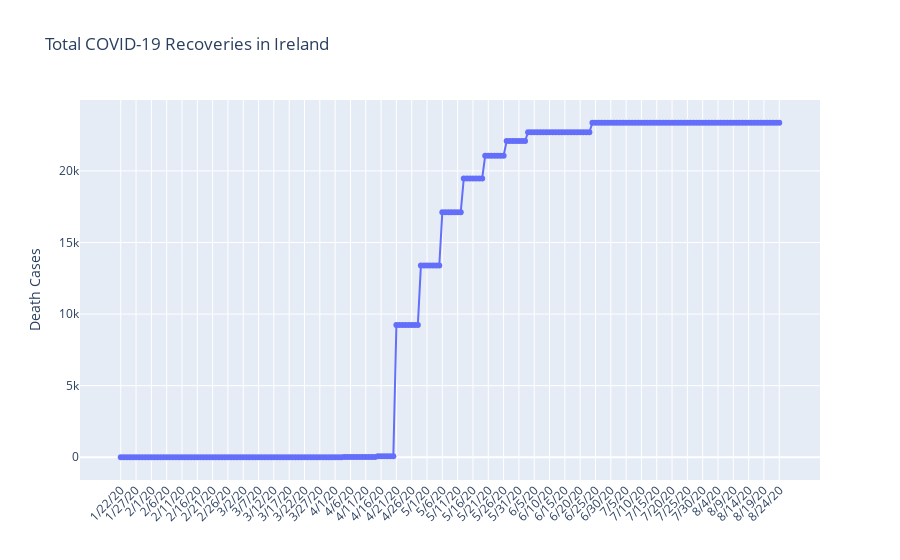

The notebook cell saved with this chart:
### Code cell
##Visualizing total recovered COVID-19 cases in Ireland

figure3 = go.Figure(data=go.Scatter(x=recovered_ireland_summary.index, y = recovered_ireland_summary.values, mode='lines+markers'))
figure3.update_layout(title='Total COVID-19 Recoveries in Ireland',
                  yaxis_title='Death Cases', xaxis_tickangle = 315 )
figure3.show()

### Figure 1 — Plotly figure (JSON) as saved in the notebook; plotly's stock layout.template omitted (floating-point values rounded to 4 significant figures; data arrays with more than 128 entries replaced by an {"elided": "..."} marker saying what was removed)
{"data": [{"mode": "lines+markers", "type": "scatter", "x": {"elided": "216 str values"}, "y": {"elided": "216 int values"}}], "layout": {"title": {"text": "Total COVID-19 Recoveries in Ireland"}, "xaxis": {"tickangle": -45}, "yaxis": {"title": {"text": "Death Cases"}}}}
